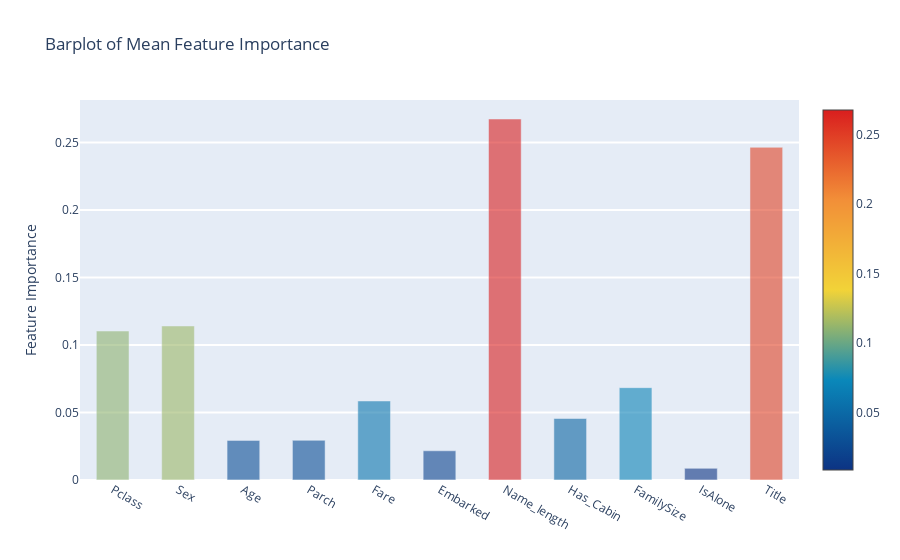

Source (notebook cell):
### Code cell
# Plotly Barplot of Average Feature Importances

y = feature_dataframe['mean'].values
x = feature_dataframe['features'].values
data = [go.Bar(
                x=x, y=y, width = 0.5,
                marker=dict(color = feature_dataframe['mean'].values,
                           colorscale='Portland', showscale=True,
                           reversescale=False),
                opacity=0.6)]

layout = go.Layout(
                    autosize=True,
                    title = 'Barplot of Mean Feature Importance',
                    hovermode = 'closest',
                    yaxis=dict(title='Feature Importance', ticklen=5,
                              gridwidth=2),
                    showlegend=False)
fig = go.Figure(data=data, layout=layout)
py.iplot(fig, filename='bar-direct-labels')

### Figure 1 — Plotly figure (JSON) as saved in the notebook; plotly's stock layout.template omitted (floating-point values rounded to 4 significant figures)
{"data": [{"marker": {"color": [0.1104, 0.1141, 0.02935, 0.0294, 0.05854, 0.02164, 0.2675, 0.04556, 0.06842, 0.008618, 0.2465], "colorscale": [[0, "rgb(12,51,131)"], [0.25, "rgb(10,136,186)"], [0.5, "rgb(242,211,56)"], [0.75, "rgb(242,143,56)"], [1, "rgb(217,30,30)"]], "reversescale": false, "showscale": true}, "opacity": 0.6, "type": "bar", "width": 0.5, "x": ["Pclass", "Sex", "Age", "Parch", "Fare", "Embarked", "Name_length", "Has_Cabin", "FamilySize", "IsAlone", "Title"], "y": [0.1104, 0.1141, 0.02935, 0.0294, 0.05854, 0.02164, 0.2675, 0.04556, 0.06842, 0.008618, 0.2465]}], "layout": {"autosize": true, "hovermode": "closest", "showlegend": false, "title": {"text": "Barplot of Mean Feature Importance"}, "yaxis": {"gridwidth": 2, "ticklen": 5, "title": {"text": "Feature Importance"}}}}
